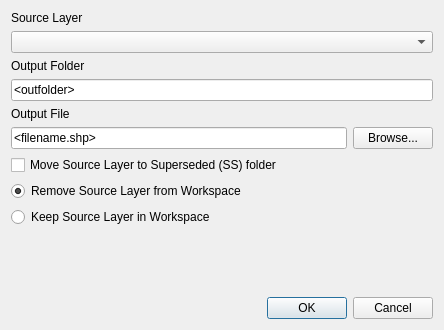
<?xml version="1.0" encoding="UTF-8"?>
<ui version="4.0">
 <class>tuflowqgis_increment</class>
 <widget class="QDialog" name="tuflowqgis_increment">
  <property name="geometry">
   <rect>
    <x>0</x>
    <y>0</y>
    <width>444</width>
    <height>330</height>
   </rect>
  </property>
  <property name="windowTitle">
   <string>Increment Selected Layer</string>
  </property>
  <layout class="QVBoxLayout" name="verticalLayout_2">
   <item>
    <layout class="QVBoxLayout" name="verticalLayout">
     <item>
      <widget class="QLabel" name="label_1">
       <property name="text">
        <string>Source Layer</string>
       </property>
      </widget>
     </item>
     <item>
      <widget class="QComboBox" name="sourcelayer"/>
     </item>
     <item>
      <widget class="QLabel" name="label_2">
       <property name="text">
        <string>Output Folder</string>
       </property>
      </widget>
     </item>
     <item>
      <widget class="QLineEdit" name="outfolder">
       <property name="text">
        <string>&lt;outfolder&gt;</string>
       </property>
       <property name="readOnly">
        <bool>false</bool>
       </property>
      </widget>
     </item>
     <item>
      <widget class="QLabel" name="label">
       <property name="text">
        <string>Output File</string>
       </property>
      </widget>
     </item>
     <item>
      <layout class="QGridLayout" name="gridLayout">
       <item row="0" column="0">
        <widget class="QLineEdit" name="outfilename">
         <property name="text">
          <string>&lt;filename.shp&gt;</string>
         </property>
         <property name="readOnly">
          <bool>false</bool>
         </property>
        </widget>
       </item>
       <item row="0" column="1">
        <widget class="QPushButton" name="browseoutfile">
         <property name="text">
          <string>Browse...</string>
         </property>
         <property name="autoDefault">
          <bool>false</bool>
         </property>
        </widget>
       </item>
      </layout>
     </item>
     <item>
      <widget class="QCheckBox" name="cbMoveToSS">
       <property name="text">
        <string>Move Source Layer to Superseded (SS) folder</string>
       </property>
      </widget>
     </item>
     <item>
      <widget class="QRadioButton" name="rbRemoveSource">
       <property name="text">
        <string>Remove Source Layer from Workspace</string>
       </property>
       <property name="checked">
        <bool>true</bool>
       </property>
       <attribute name="buttonGroup">
        <string notr="true">buttonGroup</string>
       </attribute>
      </widget>
     </item>
     <item>
      <widget class="QRadioButton" name="rbKeepSource">
       <property name="text">
        <string>Keep Source Layer in Workspace</string>
       </property>
       <attribute name="buttonGroup">
        <string notr="true">buttonGroup</string>
       </attribute>
      </widget>
     </item>
     <item>
      <spacer name="verticalSpacer">
       <property name="orientation">
        <enum>Qt::Vertical</enum>
       </property>
       <property name="sizeHint" stdset="0">
        <size>
         <width>20</width>
         <height>40</height>
        </size>
       </property>
      </spacer>
     </item>
     <item>
      <layout class="QHBoxLayout" name="horizontalLayout">
       <item>
        <spacer name="horizontalSpacer">
         <property name="orientation">
          <enum>Qt::Horizontal</enum>
         </property>
         <property name="sizeHint" stdset="0">
          <size>
           <width>40</width>
           <height>20</height>
          </size>
         </property>
        </spacer>
       </item>
       <item>
        <widget class="QPushButton" name="pbOk">
         <property name="text">
          <string>OK</string>
         </property>
        </widget>
       </item>
       <item>
        <widget class="QPushButton" name="pbCancel">
         <property name="text">
          <string>Cancel</string>
         </property>
        </widget>
       </item>
      </layout>
     </item>
    </layout>
   </item>
  </layout>
 </widget>
 <resources/>
 <connections/>
 <buttongroups>
  <buttongroup name="buttonGroup"/>
 </buttongroups>
</ui>
